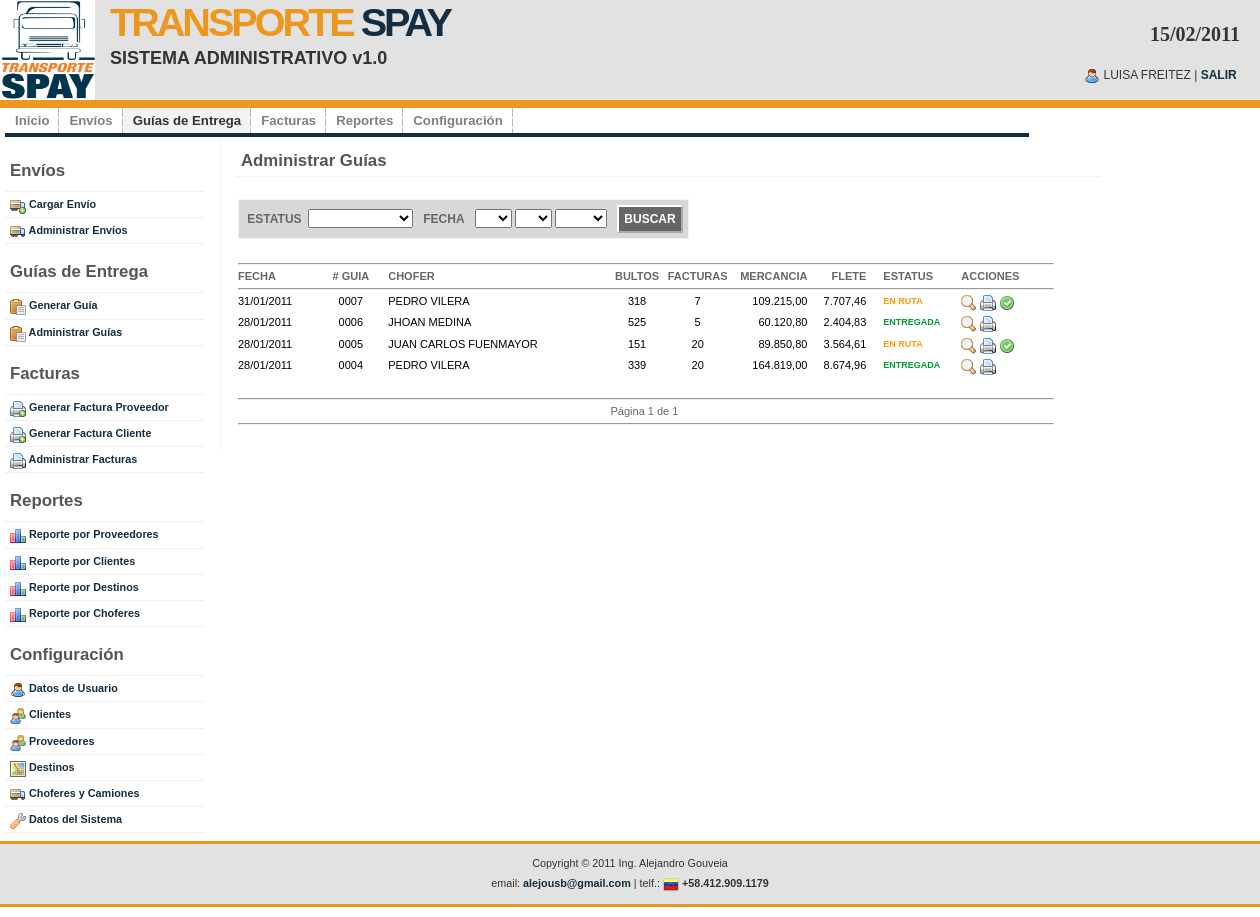
The app's page /adm_guias.php (signed in), older data.
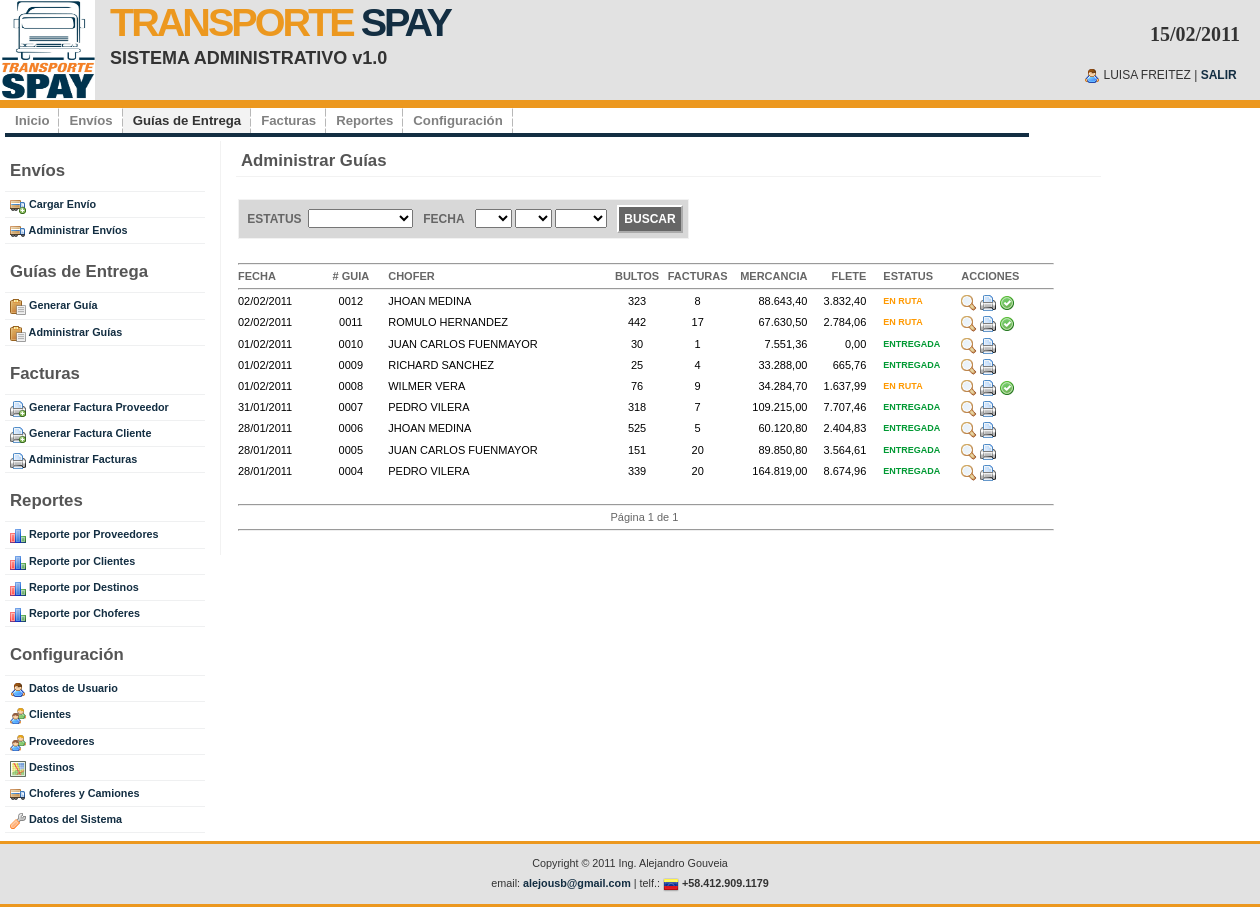
The same page, newer data.
### tables this page shows
CREATE TABLE IF NOT EXISTS `ts_guia` (
  `id` int(10) NOT NULL AUTO_INCREMENT,
  `id_chofer` int(10) NOT NULL,
  `numero_guia` int(10) DEFAULT NULL,
  `total_bultos` int(10) NOT NULL,
  `total_facturas` int(10) NOT NULL,
  `total_mercancia` float NOT NULL,
  `total_flete` float NOT NULL,
  `ind_guia` int(1) NOT NULL,
  `ind_activo` int(1) NOT NULL,
  `fecha_creacion` date NOT NULL,
  `fecha_modificacion` date DEFAULT NULL,
  `id_usuario` int(10) DEFAULT NULL,
  PRIMARY KEY (`id`)
);

CREATE TABLE IF NOT EXISTS `ts_chofer` (
  `id` int(10) NOT NULL AUTO_INCREMENT,
  `nombre` varchar(200) NOT NULL,
  `cedula` varchar(200) NOT NULL,
  `telefono` varchar(200) NOT NULL,
  `placa` varchar(200) NOT NULL,
  `direccion` text,
  `ind_activo` int(1) NOT NULL,
  `fecha_creacion` date NOT NULL,
  `fecha_modificacion` date DEFAULT NULL,
  `id_usuario` int(10) DEFAULT NULL,
  PRIMARY KEY (`id`)
);

CREATE TABLE IF NOT EXISTS `ts_config` (
  `id` int(10) NOT NULL AUTO_INCREMENT,
  `parametro` varchar(200) NOT NULL,
  `codigo` int(10) NOT NULL,
  `valor` varchar(200) NOT NULL,
  `ind_activo` int(1) NOT NULL,
  `fecha_creacion` date NOT NULL,
  `fecha_modificacion` date DEFAULT NULL,
  `id_usuario` int(10) DEFAULT NULL,
  PRIMARY KEY (`id`)
);

### adm_guias.php (the view, shortened to what the rows shown need)
<?php include("inc_conectarse.php"); ?>
<?php include("inc_functions.php"); ?>
<!DOCTYPE html PUBLIC "-//W3C//DTD XHTML 1.0 Strict//EN" "http://www.w3.org/TR/xhtml1/DTD/xhtml1-strict.dtd">
<html xmlns="http://www.w3.org/1999/xhtml" xml:lang="en" lang="en">
<?php include("inc_metadata.php"); ?>
<body>
<?php include("inc_header.php"); ?>
<div id="wrap">
	<div id="content-wrap">
			<?php include("inc_sidebar.php"); ?>
	  		<div id="main">
				<h1>Administrar Gu&iacute;as</h1>
					<table style="padding-left:10px; font-size:11px" width="830px">
                		<?php
						$rowsPerPage = getRowsPerPage($link);
						$page = getPage();
						$offset = ($page - 1) * $rowsPerPage;
						$query = "SELECT g.*, u.login, c.nombre as chofer
						            FROM ts_guia g, ts_usuario u,
						                 ts_chofer c
						           WHERE g.id_usuario = u.id
						             AND g.ind_activo < 2
						             AND g.id_chofer = c.id ";
						$query .= " ORDER BY g.fecha_creacion DESC, id DESC ";
						$result = obtenerResultset($link,$query);
						$lastPage = ceil(numeroRegistros($result)/$rowsPerPage);
						$query .= "LIMIT $offset, $rowsPerPage";
						$result = obtenerResultset($link,$query);
						while ($row = obtenerRegistro($result)) {
							$inactiva = false;
 						?>
          				<tr style="color: #000">
                			<td <?php if($inactiva) {?> style="color:#999;" <?php } ?>>
								<?php echo mostrarFecha($row->fecha_creacion); ?>
                    		</td>
                			<td <?php if($inactiva) {?> style="color:#999;" <?php } ?> align="center">
								<?php echo str_pad($row->numero_guia, 4, "0", STR_PAD_LEFT); ?>
                    		</td>
                			<td <?php if($inactiva) {?> style="color:#999;" <?php } ?>>
								<?php echo $row->chofer; ?>
                    		</td>
                			<td <?php if($inactiva) {?> style="color:#999;" <?php } ?>  align="center">
								<?php echo $row->total_bultos; ?>
                    		</td>
                			<td <?php if($inactiva) {?> style="color:#999;" <?php } ?>  align="center">
								<?php echo $row->total_facturas; ?>
                    		</td>
                			<td <?php if($inactiva) {?> style="color:#999;" <?php } ?>  align="right">
								<?php echo number_format($row->total_mercancia,2,",",".");  ?>
                    		</td>
                			<td <?php if($inactiva) {?> style="color:#999;" <?php } ?>  align="right">
								<?php echo number_format($row->total_flete,2,",","."); ?>
                    		</td>
                    		<td style="color:<?php echo colorIndGuia($row->ind_guia); ?>; font-size:9px; padding-left:15px">
								<strong><?php echo indGuiaStr($row->ind_guia); ?></strong>
                    		</td>
                            <td align="left">
                                <a href="adm_consultar_guia.php?id=<?php echo $row->id; ?>" title="Consultar">
                                	<img src="images/icons/zoom.png" align="texttop" border="0" />
                           		</a>
                                <a href="adm_guia_de_entrega.php?id=<?php echo $row->id; ?>" title="Imprimir Gu&iacute;a">
                                	<img src="images/icons/printer.png" align="texttop" border="0" />
                           		</a>
                           		<?php if($row->ind_guia==1) { ?>
                                <a href="adm_guias.php?action=MarcarEntregada&id=<?php echo $row->id; ?>" title="Marcar como Entregada">
                                	<img src="images/icons/accept.png" align="texttop" border="0"
                                     onclick="javascript:return confirm('Esta seguro que desea marcar esta Guia como Entregada?');"/>
                           		</a>
                           		<?php } ?>
                            </td>
            			</tr>
						<?php } ?>
                        <tr>
                        	<td colspan="11" align="center">
                            <?php printPaginationNavigation($page,$lastPage); ?>
                            </td>
                        </tr>
          			</table>
	  		</div>
	</div>
</div>
</body>
</html>

### inc_functions.php (shortened to what the rows shown need)
<?php
	function getPage() {
		if(isset($_GET["page"])) {
			return $_GET["page"];
		}
		else {
			return 1;
		}
	}
	function getRowsPerPage($link) {
		$query = "SELECT valor FROM ts_config WHERE parametro='ROWS_PER_PAGE'";
		$result = mysql_query($query,$link);
		while ($row = mysql_fetch_object($result)) {
			return $row->valor;
		}
		return 0;
	}
	function printPaginationNavigation($page,$lastPage) {
		if($lastPage==0) {
			echo "P&aacute;gina ".$lastPage." de ".$lastPage."&nbsp;";
		}
		else {
			echo "P&aacute;gina ".$page." de ".$lastPage."&nbsp;";
		}
	}
	function obtenerResultset($link, $query) {
		return mysql_query($query,$link);
	}
	function obtenerRegistro($result) {
		return mysql_fetch_object($result);
	}
	function mostrarFecha($fecha) {
		return date("d/m/Y", strtotime($fecha));
	}
	function indGuiaStr($ind_guia) {
		switch ($ind_guia) {
			case 1: return "EN RUTA";
			break;
			case 2: return "ENTREGADA";
			break;
		}
	}
	function colorIndGuia($codigo) {
		switch ($codigo) {
			case 1: return "#F90";
			break;
			case 2: return "#093";
			break;
		}
	}
?>

Row changes from the older to the newer data that the page shows:
added ts_guia: fecha_creacion "02/02/2011", numero_guia "0012", ts_chofer.nombre "JHOAN MEDINA", total_bultos "323", total_facturas "8", total_mercancia "88.643,40", total_flete "3.832,40", ind_guia "EN RUTA"
added ts_guia: fecha_creacion "02/02/2011", numero_guia "0011", ts_chofer.nombre "ROMULO HERNANDEZ", total_bultos "442", total_facturas "17", total_mercancia "67.630,50", total_flete "2.784,06", ind_guia "EN RUTA"
added ts_guia: fecha_creacion "01/02/2011", numero_guia "0010", ts_chofer.nombre "JUAN CARLOS FUENMAYOR", total_bultos "30", total_facturas "1", total_mercancia "7.551,36", total_flete "0,00", ind_guia "ENTREGADA"
added ts_guia: fecha_creacion "01/02/2011", numero_guia "0009", ts_chofer.nombre "RICHARD SANCHEZ", total_bultos "25", total_facturas "4", total_mercancia "33.288,00", total_flete "665,76", ind_guia "ENTREGADA"
added ts_guia: fecha_creacion "01/02/2011", numero_guia "0008", ts_chofer.nombre "WILMER VERA", total_bultos "76", total_facturas "9", total_mercancia "34.284,70", total_flete "1.637,99", ind_guia "EN RUTA"
changed ts_guia (number 6 of 9 on the later page): ind_guia "EN RUTA" → "ENTREGADA"; ind_guia: picture removed
changed ts_guia (number 8 of 9 on the later page): ind_guia "EN RUTA" → "ENTREGADA"; ind_guia: picture removed
